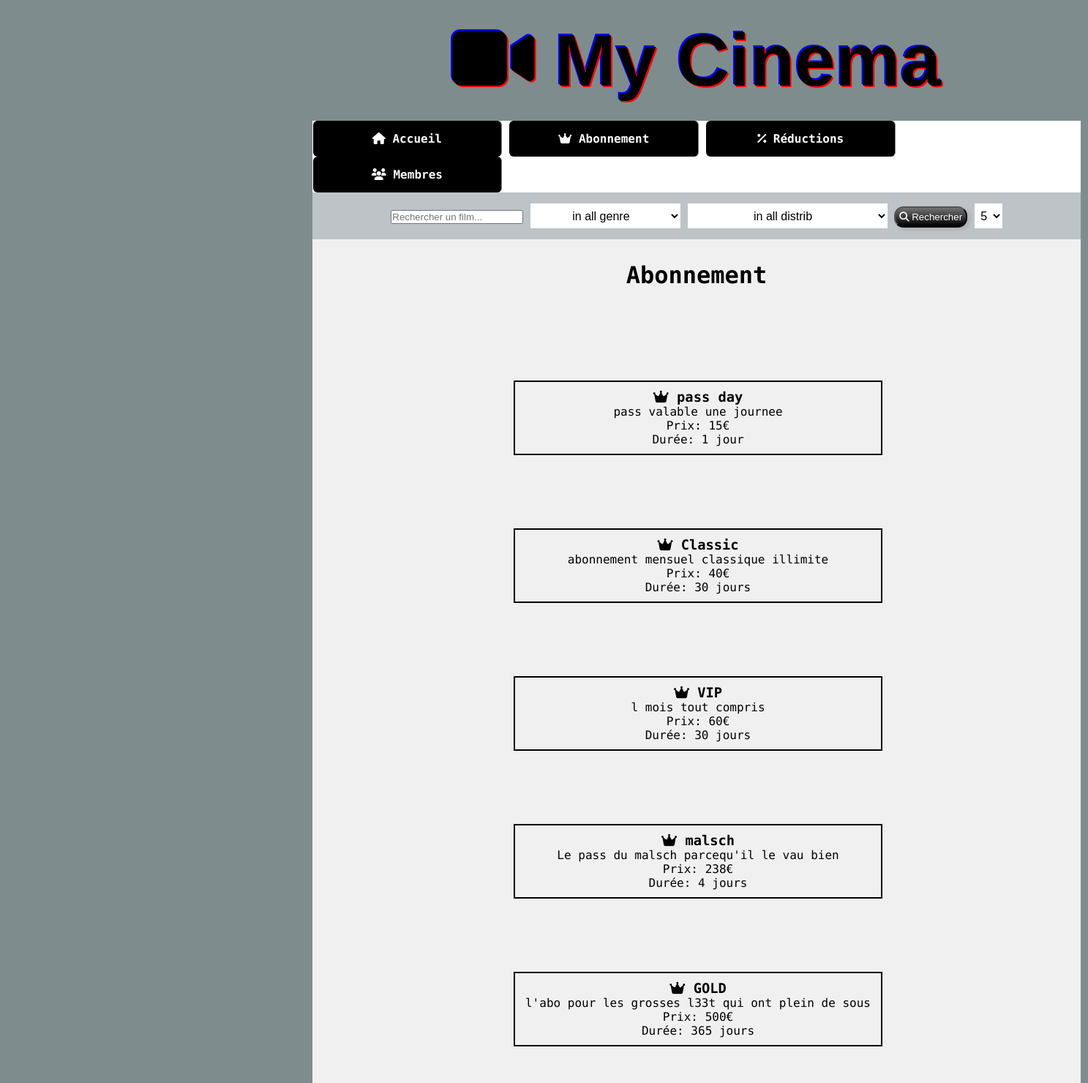
Page /abonnement.php on the committed database.
### tables this page shows
CREATE TABLE `abonnement` (
  `id_abo` int(11) NOT NULL,
  `nom` varchar(255) NOT NULL,
  `resum` varchar(255) NOT NULL,
  `prix` int(11) NOT NULL,
  `duree_abo` int(11) NOT NULL,
    PRIMARY KEY(`id_abo`)
);

### abonnement.php (the view, shortened to what this page needs)
<?php
include_once 'header.php';
?>
<div class="dernierfilm">
	<h1 class="abonnement">Abonnement</h1>
		<div class="abonnement">
		<?php
		$retour = $conn->query('SELECT * FROM `abonnement` ORDER BY prix ASC');
		while ($row = $retour->fetch()) {
			echo "<div class='resultatabonnement'>";
			echo "<h3><i class='fas fa-crown'></i> ".$row['nom']. "</h3>
			<p>".$row['resum']."</p>
			<p>Prix: ".$row['prix']."€</p>";
			if($row['duree_abo'] == 1){
				echo "<p>Durée: ".$row['duree_abo']." jour</p>";
			}else{
				echo "<p>Durée: ".$row['duree_abo']." jours</p>";
			}
			echo "</div>";
		}
		?>
	</div>
</div>
</body>
</html>

### styles.css (style rules this page uses)
* { margin:0; padding: 0; }
body { font-family: 'Encode Sans Semi Expanded', sans-serif; background-color: #7f8c8d }
div.resultatabonnement { text-align: center; display: inline-block; margin-left: 125px; margin-top: 100px; padding-top: 10px; padding-bottom: 10px; width: 500px; border: 2px solid black; transition: box-shadow .1s ease-out 0s; }
h1.abonnement { padding-top: 15px; padding-bottom: 25px; text-align: center; }
div.abonnement { padding-left: 150px; }
div.dernierfilm { padding-top: 15px; padding-bottom: 50px; background-color: #f0f0f0; width: 1050px; display: block; margin-left: 427px; }

### rows in the picture
abonnement: nom "pass day", resum "pass valable une journee", prix "15", duree_abo "1"
abonnement: nom "Classic", resum "abonnement mensuel classique illimite", prix "40", duree_abo "30"
abonnement: nom "VIP", resum "l mois tout compris", prix "60", duree_abo "30"
abonnement: nom "malsch", resum "Le pass du malsch parcequ'il le vau bien", prix "238", duree_abo "4"
abonnement: nom "GOLD", resum "l'abo pour les grosses l33t qui ont plein de sous", prix "500", duree_abo "365"
